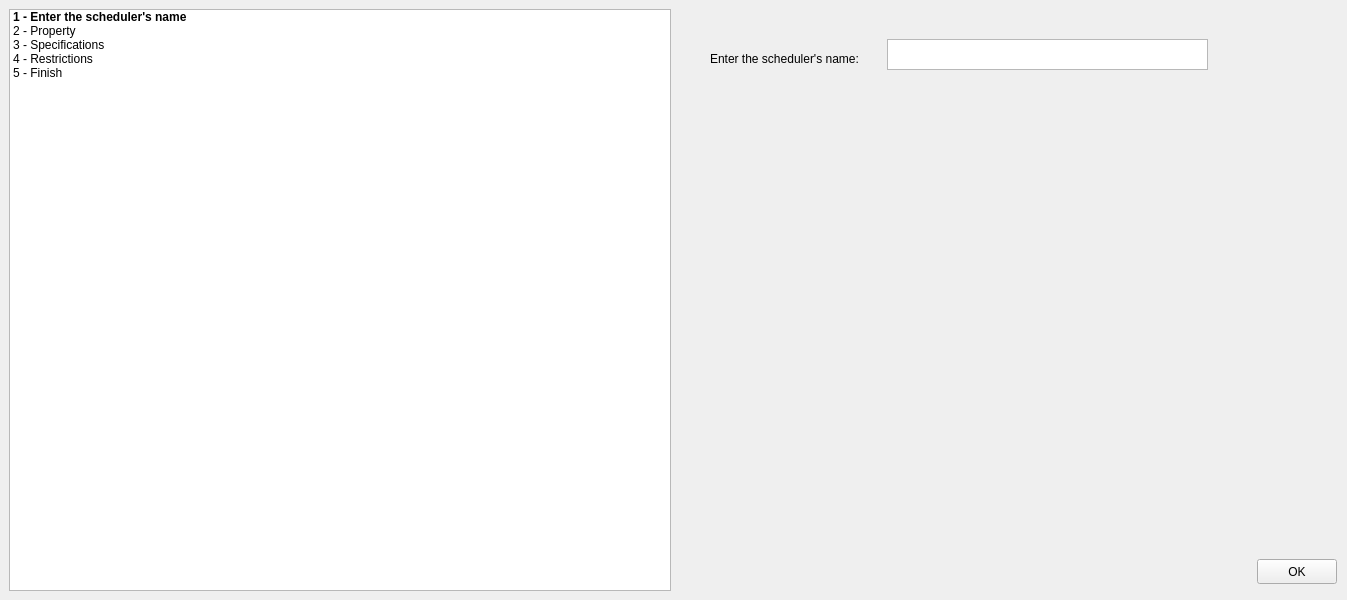
<?xml version="1.0" encoding="UTF-8"?>
<ui version="4.0">
 <class>SchedulerGenerator</class>
 <widget class="QMainWindow" name="SchedulerGenerator">
  <property name="geometry">
   <rect>
    <x>0</x>
    <y>0</y>
    <width>1347</width>
    <height>600</height>
   </rect>
  </property>
  <property name="windowTitle">
   <string>MainWindow</string>
  </property>
  <widget class="QWidget" name="centralwidget">
   <layout class="QGridLayout" name="gridLayout">
    <item row="0" column="0">
     <widget class="QListWidget" name="listWidget">
      <item>
       <property name="text">
        <string>1 - Enter the scheduler's name</string>
       </property>
       <property name="font">
        <font>
         <bold>true</bold>
        </font>
       </property>
      </item>
      <item>
       <property name="text">
        <string>2 - Property</string>
       </property>
      </item>
      <item>
       <property name="text">
        <string>3 - Specifications</string>
       </property>
      </item>
      <item>
       <property name="text">
        <string>4 - Restrictions</string>
       </property>
      </item>
      <item>
       <property name="text">
        <string>5 - Finish</string>
       </property>
      </item>
     </widget>
    </item>
    <item row="0" column="1">
     <widget class="QStackedWidget" name="stackedWidget">
      <property name="currentIndex">
       <number>0</number>
      </property>
      <widget class="QWidget" name="page1">
       <widget class="QPlainTextEdit" name="nameEdit">
        <property name="geometry">
         <rect>
          <x>210</x>
          <y>30</y>
          <width>321</width>
          <height>31</height>
         </rect>
        </property>
       </widget>
       <widget class="QLabel" name="label">
        <property name="geometry">
         <rect>
          <x>33</x>
          <y>40</y>
          <width>171</width>
          <height>20</height>
         </rect>
        </property>
        <property name="text">
         <string>Enter the scheduler's name:</string>
        </property>
       </widget>
       <widget class="QPushButton" name="firstOkBtn">
        <property name="enabled">
         <bool>true</bool>
        </property>
        <property name="geometry">
         <rect>
          <x>580</x>
          <y>550</y>
          <width>80</width>
          <height>25</height>
         </rect>
        </property>
        <property name="text">
         <string>OK</string>
        </property>
       </widget>
      </widget>
      <widget class="QWidget" name="page2">
       <widget class="QLabel" name="label_2">
        <property name="geometry">
         <rect>
          <x>80</x>
          <y>30</y>
          <width>201</width>
          <height>17</height>
         </rect>
        </property>
        <property name="text">
         <string>Select the scheduler's type:</string>
        </property>
       </widget>
       <widget class="QWidget" name="verticalLayoutWidget">
        <property name="geometry">
         <rect>
          <x>70</x>
          <y>60</y>
          <width>160</width>
          <height>80</height>
         </rect>
        </property>
        <layout class="QVBoxLayout" name="verticalLayout">
         <item>
          <widget class="QRadioButton" name="staticRdn">
           <property name="text">
            <string>Static</string>
           </property>
          </widget>
         </item>
         <item>
          <widget class="QRadioButton" name="dynamicRdn_2">
           <property name="text">
            <string>Dynamic</string>
           </property>
          </widget>
         </item>
        </layout>
       </widget>
       <widget class="QPushButton" name="secondOkBtn">
        <property name="geometry">
         <rect>
          <x>580</x>
          <y>550</y>
          <width>80</width>
          <height>25</height>
         </rect>
        </property>
        <property name="text">
         <string>OK</string>
        </property>
       </widget>
       <widget class="QPushButton" name="firstBackBtn">
        <property name="geometry">
         <rect>
          <x>100</x>
          <y>550</y>
          <width>80</width>
          <height>25</height>
         </rect>
        </property>
        <property name="text">
         <string>Back</string>
        </property>
       </widget>
      </widget>
      <widget class="QWidget" name="page3">
       <widget class="QLabel" name="formulaLabel">
        <property name="geometry">
         <rect>
          <x>100</x>
          <y>10</y>
          <width>501</width>
          <height>17</height>
         </rect>
        </property>
        <property name="text">
         <string/>
        </property>
       </widget>
       <widget class="QPushButton" name="eraseBtn">
        <property name="geometry">
         <rect>
          <x>530</x>
          <y>10</y>
          <width>80</width>
          <height>25</height>
         </rect>
        </property>
        <property name="text">
         <string>←</string>
        </property>
       </widget>
       <widget class="QWidget" name="verticalLayoutWidget_2">
        <property name="geometry">
         <rect>
          <x>0</x>
          <y>130</y>
          <width>107</width>
          <height>135</height>
         </rect>
        </property>
        <layout class="QVBoxLayout" name="verticalLayout_2">
         <item>
          <widget class="QLabel" name="label_3">
           <property name="font">
            <font>
             <bold>true</bold>
            </font>
           </property>
           <property name="text">
            <string>Order</string>
           </property>
           <property name="textInteractionFlags">
            <set>Qt::TextBrowserInteraction</set>
           </property>
          </widget>
         </item>
         <item>
          <widget class="QRadioButton" name="incRdn">
           <property name="text">
            <string>Increasing</string>
           </property>
          </widget>
         </item>
         <item>
          <widget class="QRadioButton" name="decRdn">
           <property name="text">
            <string>Decreasing</string>
           </property>
          </widget>
         </item>
         <item>
          <widget class="QRadioButton" name="randomRdn">
           <property name="text">
            <string>Random</string>
           </property>
          </widget>
         </item>
         <item>
          <widget class="QRadioButton" name="fifoRdn">
           <property name="text">
            <string>FIFO</string>
           </property>
          </widget>
         </item>
        </layout>
       </widget>
       <widget class="QWidget" name="verticalLayoutWidget_3">
        <property name="geometry">
         <rect>
          <x>110</x>
          <y>130</y>
          <width>160</width>
          <height>361</height>
         </rect>
        </property>
        <layout class="QVBoxLayout" name="verticalLayout_3">
         <item>
          <widget class="QLabel" name="label_4">
           <property name="font">
            <font>
             <bold>true</bold>
            </font>
           </property>
           <property name="text">
            <string>Variables</string>
           </property>
          </widget>
         </item>
         <item>
          <widget class="QPushButton" name="cpuCoresBtn">
           <property name="text">
            <string>CPU cores</string>
           </property>
          </widget>
         </item>
         <item>
          <widget class="QPushButton" name="cpuProcessingbtn">
           <property name="text">
            <string>CPU Processing Power</string>
           </property>
          </widget>
         </item>
         <item>
          <widget class="QPushButton" name="gpuCoreCBtn">
           <property name="text">
            <string>GPU cores</string>
           </property>
          </widget>
         </item>
         <item>
          <widget class="QPushButton" name="gpuProcesingPowerBtn">
           <property name="text">
            <string>GPU Processing Power</string>
           </property>
          </widget>
         </item>
         <item>
          <widget class="QPushButton" name="taskProcessingSizeBtn">
           <property name="text">
            <string>Task Processing Size</string>
           </property>
          </widget>
         </item>
         <item>
          <widget class="QPushButton" name="taskCommSizeBtn">
           <property name="text">
            <string>Task Communication Size</string>
           </property>
          </widget>
         </item>
         <item>
          <widget class="QPushButton" name="taskOffloadingBtn">
           <property name="text">
            <string>Task offloading</string>
           </property>
          </widget>
         </item>
         <item>
          <widget class="QPushButton" name="RunningMFLOPSbtn">
           <property name="text">
            <string>Running MFLOPS</string>
           </property>
          </widget>
         </item>
         <item>
          <widget class="QPushButton" name="lastCompletionTimeBtn">
           <property name="text">
            <string>Last Completion Time</string>
           </property>
          </widget>
         </item>
         <item>
          <widget class="QPushButton" name="constantBtn">
           <property name="text">
            <string>Constant</string>
           </property>
          </widget>
         </item>
        </layout>
       </widget>
       <widget class="QDoubleSpinBox" name="constBox">
        <property name="geometry">
         <rect>
          <x>270</x>
          <y>460</y>
          <width>81</width>
          <height>31</height>
         </rect>
        </property>
        <property name="maximum">
         <double>1000000000000000000000.000000000000000</double>
        </property>
       </widget>
       <widget class="QWidget" name="verticalLayoutWidget_4">
        <property name="geometry">
         <rect>
          <x>290</x>
          <y>130</y>
          <width>162</width>
          <height>205</height>
         </rect>
        </property>
        <layout class="QVBoxLayout" name="verticalLayout_4">
         <item>
          <widget class="QLabel" name="label_5">
           <property name="font">
            <font>
             <bold>true</bold>
            </font>
           </property>
           <property name="text">
            <string>Operators and precedence</string>
           </property>
          </widget>
         </item>
         <item>
          <widget class="QPushButton" name="sumBtn">
           <property name="text">
            <string>+</string>
           </property>
          </widget>
         </item>
         <item>
          <widget class="QPushButton" name="minusBtn">
           <property name="text">
            <string>-</string>
           </property>
          </widget>
         </item>
         <item>
          <widget class="QPushButton" name="divisionBtn">
           <property name="text">
            <string>/</string>
           </property>
          </widget>
         </item>
         <item>
          <widget class="QPushButton" name="multiBtn">
           <property name="text">
            <string>*</string>
           </property>
          </widget>
         </item>
         <item>
          <widget class="QPushButton" name="openBtn">
           <property name="text">
            <string>(</string>
           </property>
          </widget>
         </item>
         <item>
          <widget class="QPushButton" name="closeBtn">
           <property name="text">
            <string>)</string>
           </property>
          </widget>
         </item>
        </layout>
       </widget>
       <widget class="QPushButton" name="secondBackBtn">
        <property name="geometry">
         <rect>
          <x>100</x>
          <y>550</y>
          <width>80</width>
          <height>25</height>
         </rect>
        </property>
        <property name="text">
         <string>Back</string>
        </property>
       </widget>
       <widget class="QPushButton" name="thirdOkBtn">
        <property name="geometry">
         <rect>
          <x>580</x>
          <y>550</y>
          <width>80</width>
          <height>25</height>
         </rect>
        </property>
        <property name="text">
         <string>OK</string>
        </property>
       </widget>
      </widget>
      <widget class="QWidget" name="page4">
       <widget class="QLabel" name="label_6">
        <property name="geometry">
         <rect>
          <x>70</x>
          <y>30</y>
          <width>121</width>
          <height>17</height>
         </rect>
        </property>
        <property name="text">
         <string>Restrictions</string>
        </property>
       </widget>
       <widget class="QWidget" name="horizontalLayoutWidget">
        <property name="geometry">
         <rect>
          <x>30</x>
          <y>80</y>
          <width>353</width>
          <height>80</height>
         </rect>
        </property>
        <layout class="QHBoxLayout" name="horizontalLayout">
         <item>
          <widget class="QLabel" name="label_7">
           <property name="text">
            <string>Restrict</string>
           </property>
          </widget>
         </item>
         <item>
          <widget class="QSpinBox" name="restrictionSpinBox">
           <property name="maximum">
            <number>999999999</number>
           </property>
          </widget>
         </item>
         <item>
          <widget class="QLabel" name="label_15">
           <property name="text">
            <string>tasks per resource</string>
           </property>
          </widget>
         </item>
        </layout>
       </widget>
       <widget class="QPushButton" name="thirdBackbtn">
        <property name="geometry">
         <rect>
          <x>100</x>
          <y>550</y>
          <width>80</width>
          <height>25</height>
         </rect>
        </property>
        <property name="text">
         <string>Back</string>
        </property>
       </widget>
       <widget class="QPushButton" name="lastOkBtn">
        <property name="geometry">
         <rect>
          <x>580</x>
          <y>550</y>
          <width>80</width>
          <height>25</height>
         </rect>
        </property>
        <property name="text">
         <string>OK</string>
        </property>
       </widget>
       <widget class="QRadioButton" name="noRestrictBtn">
        <property name="geometry">
         <rect>
          <x>40</x>
          <y>170</y>
          <width>96</width>
          <height>23</height>
         </rect>
        </property>
        <property name="text">
         <string>No restriction</string>
        </property>
       </widget>
      </widget>
      <widget class="QWidget" name="page5">
       <widget class="QLabel" name="confirmLbl">
        <property name="geometry">
         <rect>
          <x>50</x>
          <y>160</y>
          <width>471</width>
          <height>201</height>
         </rect>
        </property>
        <property name="text">
         <string/>
        </property>
       </widget>
       <widget class="QPushButton" name="finishBtn">
        <property name="geometry">
         <rect>
          <x>580</x>
          <y>550</y>
          <width>80</width>
          <height>25</height>
         </rect>
        </property>
        <property name="text">
         <string>Finish</string>
        </property>
       </widget>
       <widget class="QPushButton" name="lastBack">
        <property name="geometry">
         <rect>
          <x>100</x>
          <y>550</y>
          <width>80</width>
          <height>25</height>
         </rect>
        </property>
        <property name="text">
         <string>Back</string>
        </property>
       </widget>
      </widget>
     </widget>
    </item>
   </layout>
  </widget>
 </widget>
 <resources/>
 <connections/>
</ui>
